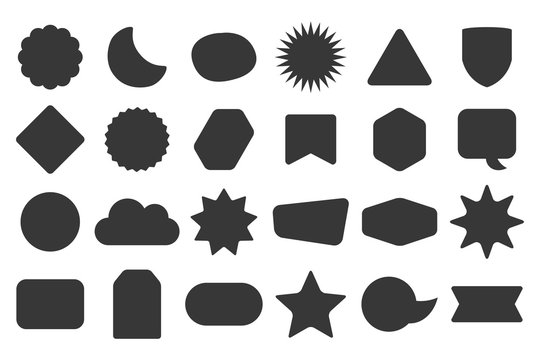
#> input picture stock.jpg, 540 x 360 px
$ python main.py
#> lines starting #> are read from the running program, lines starting #| are printed output that depends on the picture; after the words box and inside, x2 and y2 are one past the last pixel; in counts of white or black regions, pixels touching at a corner belong together
import cv2
import numpy as np
from matplotlib import pyplot as plt

# read image
img = cv2.imread('stock.jpg', cv2.IMREAD_COLOR)
#> img is the input picture: shape (360, 540, 3); min 19, max 255, mean 188.8

# converting image to grayscale
gray = cv2.cvtColor(img, cv2.COLOR_BGR2GRAY)

# setting threshold of gray image
ret, thresh = cv2.threshold(gray, 127, 255, cv2.THRESH_BINARY)
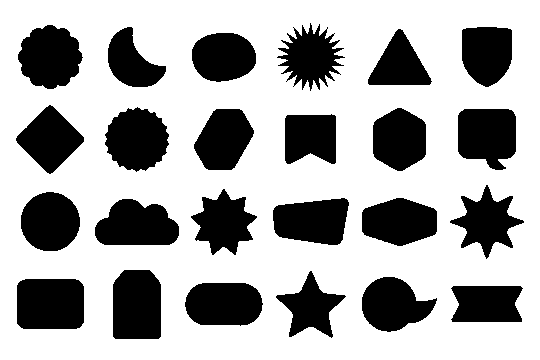
#> thresh: shape (360, 540); 67.4% white; 24 black regions

contours, hierarchy = cv2.findContours(
	                    thresh, cv2.RETR_TREE, cv2.CHAIN_APPROX_SIMPLE)
#> contours = 31 contours, 6 with area under 20; largest, box (x1, y1, x2, y2) and area: (0, 0, 540, 360) 193501, (16, 278, 85, 330) 3376, (112, 269, 162, 340) 3258, (104, 106, 170, 173) 3144, (17, 24, 84, 90) 3144

# list for storing names of shapes
for obj in contours:

	# using drawContours() function to get the shape
	cv2.drawContours(img, [obj], -1, (100, 0, 255), 3)
#> this loop made 31 passes
#> obj on passes 1, 20, 21, 22, 23, 28: [[0, 0], [0, 359], [539, 359], [539, 0]], [[292, 86], [293, 85], [294, 86], [293, 87]], [[285, 81], [286, 80], [287, 81], [286, 82]], [[339, 74], [340, 73], [341, 74], [340, 75]], [[333, 33], [334, 32], [335, 33], [334, 34]], [[292, 27], [293, 26], [294, 27], [293, 28]]
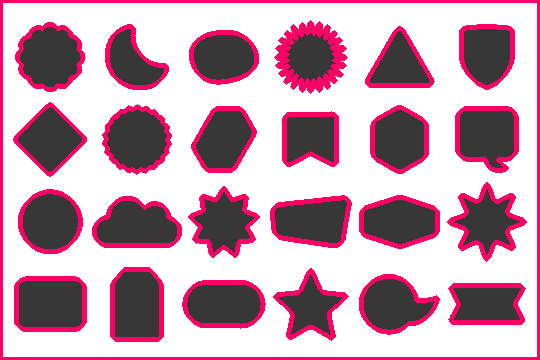
#> img: shape (360, 540, 3); 15.42% of pixels changed, all inside (x1, y1, x2, y2) = (0, 0, 540, 360)


# displaying the image
cv2.imshow('shape', img)

# plot the image on graph
plt.imshow(img)
plt.show()
